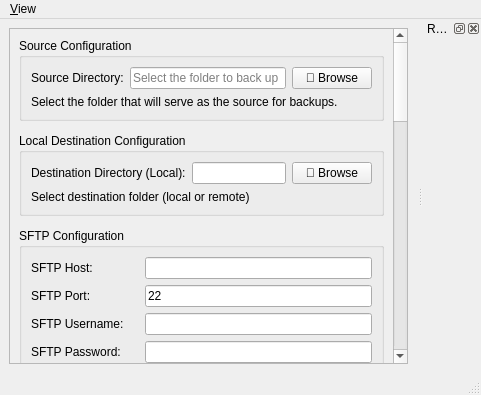
<?xml version="1.0" encoding="UTF-8"?>
<ui version="4.0">
 <class>MainWindow</class>
 <widget class="QMainWindow" name="MainWindow">
  <property name="windowTitle">
   <string>BackyFull - Backup Configuration</string>
  </property>
  <widget class="QWidget" name="centralwidget">
   <layout class="QVBoxLayout" name="verticalLayout_main">
    <property name="spacing">
     <number>12</number>
    </property>
    <item>
     <widget class="QScrollArea" name="scrollArea">
      <property name="widgetResizable">
       <bool>true</bool>
      </property>
      <widget class="QWidget" name="scrollAreaWidgetContents">
       <property name="geometry">
        <rect>
         <x>0</x>
         <y>0</y>
         <width>100</width>
         <height>30</height>
        </rect>
       </property>
       <layout class="QVBoxLayout" name="scrollAreaLayout">
        <property name="spacing">
         <number>12</number>
        </property>
        <!-- Source configuration group -->
        <item>
         <widget class="QGroupBox" name="sourceGroupBox">
          <property name="title">
           <string>Source Configuration</string>
          </property>
          <layout class="QFormLayout" name="sourceLayout">
           <item row="0" column="0">
            <widget class="QLabel" name="labelSourceDir">
             <property name="text">
              <string>Source Directory:</string>
             </property>
            </widget>
           </item>
           <item row="0" column="1">
            <layout class="QHBoxLayout" name="sourcePathLayout">
             <item>
              <widget class="QLineEdit" name="sourceDirEdit">
               <property name="readOnly">
                <bool>true</bool>
               </property>
               <property name="placeholderText">
                <string>Select the folder to back up</string>
               </property>
              </widget>
             </item>
             <item>
              <widget class="QPushButton" name="sourceDirButton">
               <property name="text">
                <string>📂 Browse</string>
               </property>
              </widget>
             </item>
            </layout>
           </item>
           <item row="1" column="0" colspan="2">
            <widget class="QLabel" name="sourceHint">
             <property name="text">
              <string>Select the folder that will serve as the source for backups.</string>
             </property>
             <property name="wordWrap">
              <bool>true</bool>
             </property>
            </widget>
           </item>
          </layout>
         </widget>
        </item>
        <!-- Local destination group -->
        <item>
         <widget class="QGroupBox" name="localDestinationGroupBox">
          <property name="title">
           <string>Local Destination Configuration</string>
          </property>
          <layout class="QFormLayout" name="localDestLayout">
           <item row="0" column="0">
            <widget class="QLabel" name="labelDestDir">
             <property name="text">
              <string>Destination Directory (Local):</string>
             </property>
            </widget>
           </item>
           <item row="0" column="1">
            <layout class="QHBoxLayout" name="destPathLayout">
             <item>
              <widget class="QLineEdit" name="destinationDirEdit">
               <property name="readOnly">
                <bool>true</bool>
               </property>
              </widget>
             </item>
             <item>
              <widget class="QPushButton" name="destinationDirButton">
               <property name="text">
                <string>📂 Browse</string>
               </property>
              </widget>
             </item>
            </layout>
           </item>
           <item row="1" column="0" colspan="2">
            <widget class="QLabel" name="destHint">
             <property name="text">
              <string>Select destination folder (local or remote)</string>
             </property>
             <property name="wordWrap">
              <bool>true</bool>
             </property>
            </widget>
           </item>
          </layout>
         </widget>
        </item>
        <!-- SFTP group -->
        <item>
         <widget class="QGroupBox" name="sftpSettingsGroupBox">
          <property name="title">
           <string>SFTP Configuration</string>
          </property>
          <layout class="QFormLayout" name="sftpFormLayout">
           <item row="0" column="0">
            <widget class="QLabel" name="labelSftpHost">
             <property name="text">
              <string>SFTP Host:</string>
             </property>
            </widget>
           </item>
           <item row="0" column="1">
            <widget class="QLineEdit" name="sftpHostLineEdit"/>
           </item>
           <item row="1" column="0">
            <widget class="QLabel" name="labelSftpPort">
             <property name="text">
              <string>SFTP Port:</string>
             </property>
            </widget>
           </item>
           <item row="1" column="1">
            <widget class="QLineEdit" name="sftpPortLineEdit">
             <property name="text">
              <string>22</string>
             </property>
            </widget>
           </item>
           <item row="2" column="0">
            <widget class="QLabel" name="labelSftpUser">
             <property name="text">
              <string>SFTP Username:</string>
             </property>
            </widget>
           </item>
           <item row="2" column="1">
            <widget class="QLineEdit" name="sftpUsernameLineEdit"/>
           </item>
           <item row="3" column="0">
            <widget class="QLabel" name="labelSftpPass">
             <property name="text">
              <string>SFTP Password:</string>
             </property>
            </widget>
           </item>
           <item row="3" column="1">
            <widget class="QLineEdit" name="sftpPasswordLineEdit">
             <property name="echoMode">
              <enum>QLineEdit::Password</enum>
             </property>
            </widget>
           </item>
           <item row="4" column="0" colspan="2">
            <widget class="QCheckBox" name="sftpSavePasswordCheckBox">
             <property name="text">
              <string>Save password securely</string>
             </property>
            </widget>
           </item>
           <item row="5" column="0">
            <widget class="QLabel" name="labelSftpRemote">
             <property name="text">
              <string>SFTP Remote Path:</string>
             </property>
            </widget>
           </item>
           <item row="5" column="1">
            <widget class="QLineEdit" name="sftpRemotePathLineEdit"/>
           </item>
           <item row="6" column="0" colspan="2" alignment="Qt::AlignLeft">
            <widget class="QPushButton" name="sftpConnectToggleButton">
             <property name="text">
              <string>Connect</string>
             </property>
            </widget>
           </item>
          </layout>
         </widget>
        </item>
        <!-- GCS group -->
        <item>
         <widget class="QGroupBox" name="gcsSettingsGroupBox">
          <property name="title">
           <string>Google Cloud Storage Configuration</string>
          </property>
          <layout class="QFormLayout" name="gcsFormLayout">
           <item row="0" column="0">
            <widget class="QLabel" name="labelGcsBucket">
             <property name="text">
              <string>GCS Bucket Name:</string>
             </property>
            </widget>
           </item>
           <item row="0" column="1">
            <widget class="QLineEdit" name="gcsBucketNameLineEdit"/>
           </item>
           <item row="1" column="0">
            <widget class="QLabel" name="labelGcsAccount">
             <property name="text">
              <string>GCS Account Identifier:</string>
             </property>
            </widget>
           </item>
           <item row="1" column="1">
            <widget class="QLineEdit" name="gcsAccountIdentifierLineEdit"/>
           </item>
           <item row="2" column="0" colspan="2" alignment="Qt::AlignLeft">
            <widget class="QPushButton" name="gcsConnectButton">
             <property name="text">
              <string>Log in to Google Drive</string>
             </property>
            </widget>
           </item>
           <item row="3" column="0" colspan="2">
            <widget class="QLabel" name="gcsAuthStatusLabel">
             <property name="text">
              <string>Status: Not Authenticated</string>
             </property>
            </widget>
           </item>
           <item row="4" column="0" colspan="2" alignment="Qt::AlignLeft">
            <widget class="QPushButton" name="gcsTestConnectionButton">
             <property name="text">
              <string>Test Connection</string>
             </property>
            </widget>
           </item>
           <item row="5" column="0" colspan="2" alignment="Qt::AlignLeft">
            <widget class="QPushButton" name="gcsConnectToggleButton">
             <property name="text">
              <string>Connect</string>
             </property>
            </widget>
           </item>
          </layout>
         </widget>
        </item>
        <!-- Schedule group -->
        <item>
         <widget class="QGroupBox" name="scheduleGroupBox">
          <property name="title">
           <string>Backup Settings</string>
          </property>
          <layout class="QGridLayout" name="scheduleLayout">
           <!-- Row 0: day buttons, time and add -->
           <item row="0" column="0" colspan="3">
            <layout class="QHBoxLayout" name="scheduleRow">
             <item>
              <widget class="QToolButton" name="dayButton1">
               <property name="text">
                <string>M</string>
               </property>
               <property name="checkable">
                <bool>true</bool>
               </property>
               <property name="minimumSize">
 <size>
                 <width>26</width>
                 <height>26</height>
                </size>
</property>
<property name="maximumSize">
 <size>
                 <width>26</width>
                 <height>26</height>
                </size>
</property>
              </widget>
             </item>
             <item>
              <widget class="QToolButton" name="dayButton2">
               <property name="text">
                <string>T</string>
               </property>
               <property name="checkable">
                <bool>true</bool>
               </property>
               <property name="minimumSize">
 <size>
                 <width>26</width>
                 <height>26</height>
                </size>
</property>
<property name="maximumSize">
 <size>
                 <width>26</width>
                 <height>26</height>
                </size>
</property>
              </widget>
             </item>
             <item>
              <widget class="QToolButton" name="dayButton3">
               <property name="text">
                <string>W</string>
               </property>
               <property name="checkable">
                <bool>true</bool>
               </property>
               <property name="minimumSize">
 <size>
                 <width>26</width>
                 <height>26</height>
                </size>
</property>
<property name="maximumSize">
 <size>
                 <width>26</width>
                 <height>26</height>
                </size>
</property>
              </widget>
             </item>
             <item>
              <widget class="QToolButton" name="dayButton4">
               <property name="text">
                <string>T</string>
               </property>
               <property name="checkable">
                <bool>true</bool>
               </property>
               <property name="minimumSize">
 <size>
                 <width>26</width>
                 <height>26</height>
                </size>
</property>
<property name="maximumSize">
 <size>
                 <width>26</width>
                 <height>26</height>
                </size>
</property>
              </widget>
             </item>
             <item>
              <widget class="QToolButton" name="dayButton5">
               <property name="text">
                <string>F</string>
               </property>
               <property name="checkable">
                <bool>true</bool>
               </property>
               <property name="minimumSize">
 <size>
                 <width>26</width>
                 <height>26</height>
                </size>
</property>
<property name="maximumSize">
 <size>
                 <width>26</width>
                 <height>26</height>
                </size>
</property>
              </widget>
             </item>
             <item>
              <widget class="QToolButton" name="dayButton6">
               <property name="text">
                <string>S</string>
               </property>
               <property name="checkable">
                <bool>true</bool>
               </property>
               <property name="minimumSize">
 <size>
                 <width>26</width>
                 <height>26</height>
                </size>
</property>
<property name="maximumSize">
 <size>
                 <width>26</width>
                 <height>26</height>
                </size>
</property>
              </widget>
             </item>
             <item>
              <widget class="QToolButton" name="dayButton7">
               <property name="text">
                <string>S</string>
               </property>
               <property name="checkable">
                <bool>true</bool>
               </property>
               <property name="minimumSize">
 <size>
                 <width>26</width>
                 <height>26</height>
                </size>
</property>
<property name="maximumSize">
 <size>
                 <width>26</width>
                 <height>26</height>
                </size>
</property>
              </widget>
             </item>
             <item>
              <widget class="QTimeEdit" name="backupTimeEdit">
               <property name="displayFormat">
                <string>HH:mm</string>
               </property>
              </widget>
             </item>
             <item>
              <widget class="QToolButton" name="addTimeButton">
               <property name="text">
                <string>+</string>
               </property>
               <property name="minimumSize">
 <size>
                 <width>26</width>
                 <height>26</height>
                </size>
</property>
<property name="maximumSize">
 <size>
                 <width>26</width>
                 <height>26</height>
                </size>
</property>
              </widget>
             </item>
            </layout>
           </item>
           <item row="1" column="0" colspan="3">
            <widget class="QLabel" name="scheduleSummaryLabel"/>
           </item>
           <item row="2" column="0" colspan="3">
            <widget class="QLabel" name="labelScheduledTimes">
             <property name="text">
              <string>Scheduled Times:</string>
             </property>
            </widget>
           </item>
           <item row="3" column="0" colspan="3">
            <widget class="QFrame" name="timesFrame">
             <layout class="QVBoxLayout" name="timesLayout">
              <item>
               <widget class="QListWidget" name="timeListWidget"/>
              </item>
             </layout>
            </widget>
           </item>
           <item row="4" column="0" colspan="3">
            <layout class="QHBoxLayout" name="watchLayout">
             <item>
              <widget class="QCheckBox" name="watchToggleCheckBox">
               <property name="text">
                <string>Enable monitoring</string>
               </property>
              </widget>
             </item>
             <item>
              <widget class="QLabel" name="watchStatusLabel">
               <property name="text">
                <string>Monitoring off</string>
               </property>
              </widget>
             </item>
             <item>
              <spacer name="watchSpacer">
               <property name="orientation">
                <enum>Qt::Horizontal</enum>
               </property>
               <property name="sizeType">
                <enum>QSizePolicy::Expanding</enum>
               </property>
              </spacer>
             </item>
            </layout>
           </item>
           <item row="5" column="0" colspan="3">
            <layout class="QHBoxLayout" name="buttonsLayout">
             <item>
              <widget class="QPushButton" name="removeTimeButton">
               <property name="text">
                <string>Remove Selected</string>
               </property>
              </widget>
             </item>
             <item>
              <spacer name="buttonsSpacer">
               <property name="orientation">
                <enum>Qt::Horizontal</enum>
               </property>
               <property name="sizeType">
                <enum>QSizePolicy::Expanding</enum>
               </property>
              </spacer>
             </item>
             <item>
              <widget class="QPushButton" name="runBackupButton">
               <property name="text">
                <string>Run Backup Now</string>
               </property>
              </widget>
             </item>
           </layout>
          </item>
          <item row="6" column="0" colspan="3">
           <widget class="QProgressBar" name="backupProgressBar">
            <property name="visible">
             <bool>false</bool>
            </property>
            <property name="minimum">
             <number>0</number>
            </property>
            <property name="maximum">
             <number>0</number>
            </property>
           </widget>
          </item>
          </layout>
         </widget>
        </item>
        <!-- Log toggle and display -->
        <item>
         <layout class="QVBoxLayout" name="logLayout">
          <item>
           <widget class="QToolButton" name="logToggleButton">
            <property name="text">
             <string>Logs</string>
            </property>
            <property name="checkable">
             <bool>true</bool>
            </property>
            <property name="arrowType">
             <enum>Qt::RightArrow</enum>
            </property>
           </widget>
          </item>
          <item>
           <widget class="QTextEdit" name="logDisplay">
            <property name="visible">
             <bool>false</bool>
            </property>
            <property name="maximumHeight">
             <number>150</number>
            </property>
            <property name="readOnly">
             <bool>true</bool>
            </property>
           </widget>
          </item>
         </layout>
        </item>
       </layout>
      </widget>
     </widget>
    </item>
   </layout>
  </widget>
  <widget class="QDockWidget" name="fileViewerDockWidget">
   <property name="windowTitle">
    <string>Remote File Browser</string>
   </property>
   <property name="visible">
    <bool>false</bool>
   </property>
   <attribute name="dockWidgetArea">
    <enum>Qt::RightDockWidgetArea</enum>
   </attribute>
   <widget class="QWidget" name="dockWidgetContents">
    <layout class="QVBoxLayout" name="dockLayout">
     <item>
      <widget class="QWidget" name="fileViewerWidget"/>
     </item>
    </layout>
   </widget>
  </widget>
  <action name="actionToggleFileViewer">
   <property name="text">
    <string>Remote File Browser</string>
   </property>
  </action>
  <widget class="QMenuBar" name="menubar">
   <widget class="QMenu" name="menuView">
    <property name="title">
     <string>&amp;View</string>
    </property>
    <addaction name="actionToggleFileViewer"/>
   </widget>
  <addaction name="menuView"/>
 </widget>
  <widget class="QStatusBar" name="statusBar"/>
</widget>
 <resources/>
 <connections/>
</ui>
